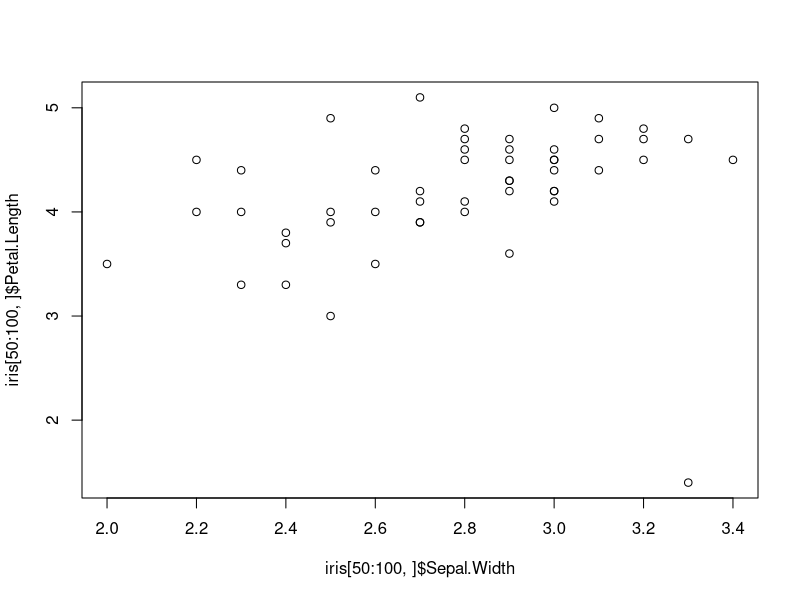

Reproduce this figure in R.
## ---- chunk 1
Ana = 8L
Paulo = 12L
if (Ana < Paulo ){
  print("O Menino é mais velho")
} else {
  print("A menina é mais velha")
}
## ---- chunk 2
class(BOD)
## ---- chunk 3
vetor = c(1,2,3,4,5,6,7,8,9,10)
vetor[c(2,4,6,8,10)]
## ---- chunk 4
women
tail(women, n=10)
## ---- chunk 5
iris[50:100,]
plot(iris[50:100,]$Sepal.Width, iris[50:100,]$Petal.Length)
## ---- chunk 6
v1 = c(1,2,3)
v2 = c(4,5,6)
v1 + v2
## ---- chunk 7
CO2
dim(CO2)
colnames(CO2)
rownames(CO2)
